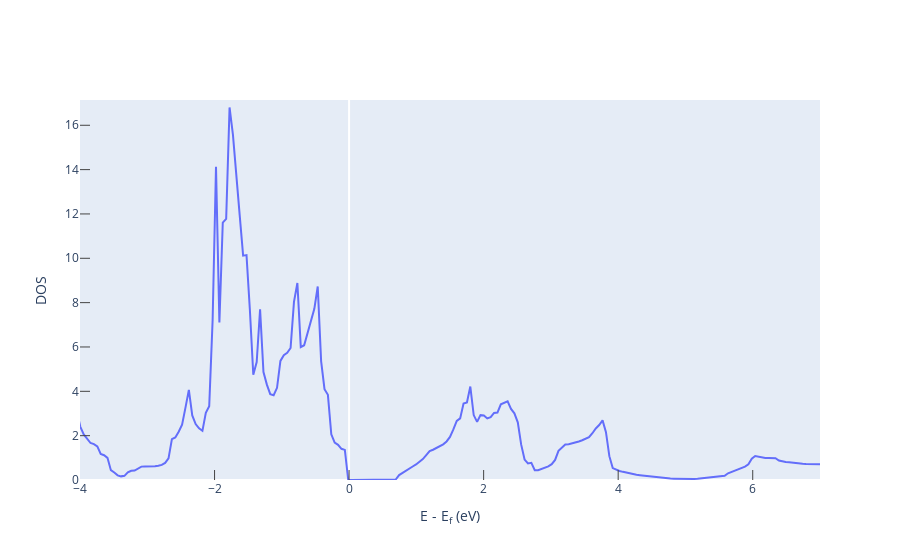

The cell this chart's notebook holds for it:
### Code cell
fig_el_dos = get_plot_dos(el_dos, plot_range=[-4,7])
fig_el_dos.show()

### Figure 1 — Plotly figure (JSON) as saved in the notebook; plotly's stock layout.template omitted (floating-point values rounded to 4 significant figures; data arrays with more than 128 entries replaced by an {"elided": "..."} marker saying what was removed)
{"data": [{"mode": "lines", "type": "scatter", "x": {"elided": "2001 float values"}, "y": {"elided": "2001 float values"}}], "layout": {"xaxis": {"mirror": true, "range": [-4, 7], "showgrid": false, "ticklen": 10, "ticks": "inside", "title": {"text": "E - E<sub>f</sub> (eV)"}}, "yaxis": {"mirror": true, "range": [0, 17.14], "showgrid": false, "ticklen": 10, "ticks": "inside", "title": {"text": "DOS"}}}}
